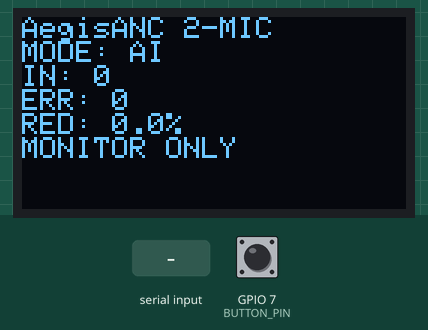
This program was run on a simulated ESP32-S3. On the bench: 128×64 one-colour display. The test bench sets the inputs (shaded band); at power-on: GPIO 7 (BUTTON_PIN) HIGH. I2S audio is not simulated (input reads silence); what the program prints to the serial monitor is not drawn.

Above: at 1.2 s.
1.3 s: GPIO 7 (BUTTON_PIN) pulled LOW for 0.15 s
At 2.7 s:
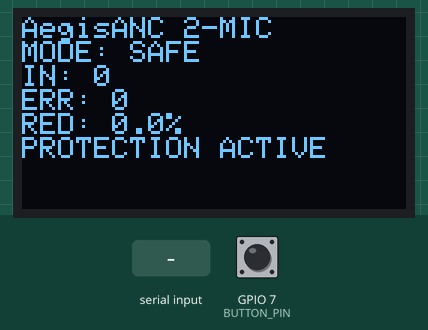
3.0 s: "MODE OFF\n" received over Serial
At 4.1 s:
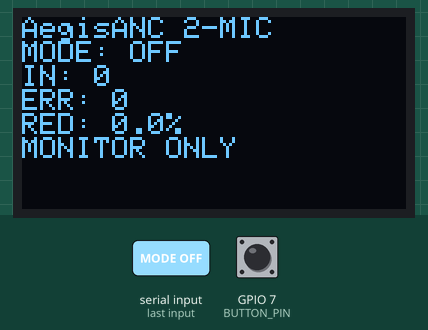
4.5 s: "MODE FIXED\n" received over Serial
At 5.3 s:
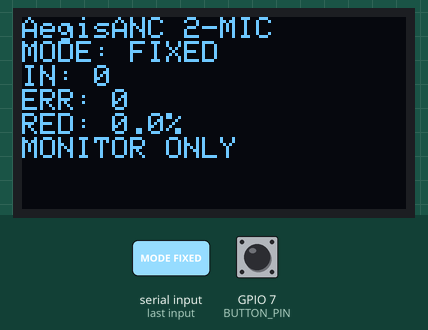
6.0 s: GPIO 7 (BUTTON_PIN) pulled LOW for 1 s
At 6.6 s:
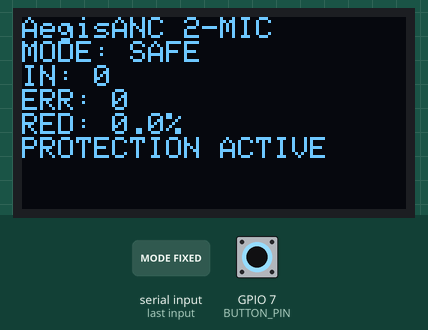
8.5 s: "ANC OFF\n" received over Serial
At 9.7 s:
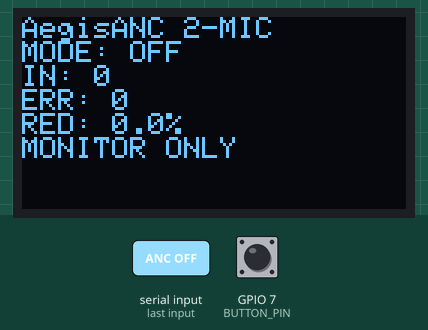
10.0 s: GPIO 7 (BUTTON_PIN) pulled LOW for 3.2 s
At 11.2 s:
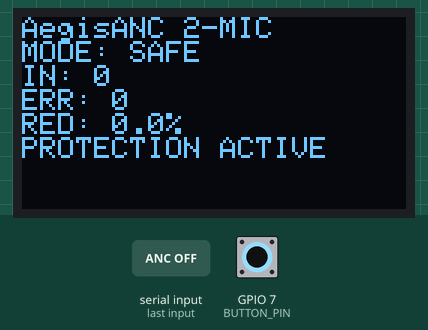
Timing chart, 0 to 13.0 s (numbered marks = the images above; inputs shaded):
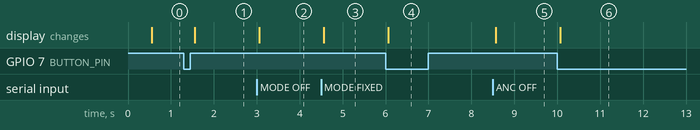

The program:

main.cpp
```cpp
#include <Arduino.h>
#include <driver/i2s.h>
#include <Wire.h>
#include <Adafruit_GFX.h>
#include <Adafruit_SSD1306.h>
#include "config.h"
#include "adaptive_filter.h"

enum class AncMode { OFF, FIXED, AI_ADAPTIVE, SAFE };
AncMode mode = AncMode::AI_ADAPTIVE;
NlmsFilter filter;
uint32_t dmaOverruns = 0, dmaUnderruns = 0;
float lastInput = 0, lastOutput = 0;
Adafruit_SSD1306 display(128, 64, &Wire, -1);
bool displayReady = false;

void initAudio() {
  i2s_config_t input = {};
  input.mode = (i2s_mode_t)(I2S_MODE_MASTER | I2S_MODE_RX); input.sample_rate = SAMPLE_RATE; input.bits_per_sample = I2S_BITS_PER_SAMPLE_32BIT; input.channel_format = MIC_CHANNEL_FORMAT; input.communication_format = I2S_COMM_FORMAT_I2S; input.intr_alloc_flags = ESP_INTR_FLAG_LEVEL1; input.dma_buf_count = 8; input.dma_buf_len = 64; input.use_apll = false; input.tx_desc_auto_clear = false; input.fixed_mclk = 0;
  i2s_pin_config_t inputPins = { .bck_io_num = MIC_BCLK, .ws_io_num = MIC_WS, .data_out_num = I2S_PIN_NO_CHANGE, .data_in_num = MIC_DATA };
  i2s_driver_install(I2S_NUM_0, &input, 0, nullptr); i2s_set_pin(I2S_NUM_0, &inputPins);
}
void initDisplay() {
  Wire.begin(OLED_SDA, OLED_SCL);
  displayReady = display.begin(SSD1306_SWITCHCAPVCC, OLED_ADDRESS);
  if (displayReady) { display.clearDisplay(); display.setTextColor(SSD1306_WHITE); display.setTextSize(1); display.setCursor(0, 0); display.println("AegisANC"); display.println("2-MIC MONITOR"); display.println("NO DAC OUTPUT"); display.display(); }
}
void updateDisplay(bool safe) {
  if (!displayReady) return;
  display.clearDisplay(); display.setCursor(0, 0); display.println("AegisANC 2-MIC"); display.print("MODE: "); display.println(mode == AncMode::SAFE ? "SAFE" : mode == AncMode::OFF ? "OFF" : mode == AncMode::FIXED ? "FIXED" : "AI"); display.print("IN: "); display.println(lastInput, 0); display.print("ERR: "); display.println(lastOutput, 0); display.print("RED: "); display.print(lastInput > 1 ? max(0.0f, (1.0f - lastOutput / lastInput) * 100.0f) : 0.0f, 1); display.println("%"); display.println(safe ? "PROTECTION ACTIVE" : "MONITOR ONLY"); display.display();
}
void handleCommand(String command) {
  command.trim();
  if (command == "MODE OFF" || command == "ANC OFF") mode = AncMode::OFF; else if (command == "MODE FIXED") mode = AncMode::FIXED; else if (command == "MODE AI" || command == "ANC ON") mode = AncMode::AI_ADAPTIVE; else if (command == "MODE SAFE") mode = AncMode::SAFE; else if (command == "RESET_FILTER") filter.reset();
  Serial.printf("{\"device\":\"AegisANC\",\"response\":\"%s\"}\n", command.c_str());
}
void setup() { Serial.begin(115200); pinMode(BUTTON_PIN, INPUT_PULLUP); filter.reset(); initAudio(); initDisplay(); Serial.println("{\"device\":\"AegisANC\",\"status\":\"2_MIC_MONITOR_READY\",\"audio_output\":\"NONE\"}"); }
void loop() {
  static String commandBuffer;
  while (Serial.available()) { char character = (char)Serial.read(); if (character == '\n') { handleCommand(commandBuffer); commandBuffer = ""; } else if (commandBuffer.length() < 64) commandBuffer += character; }
  int32_t raw[2] = { 0, 0 }; size_t received = 0;
  if (i2s_read(I2S_NUM_0, raw, sizeof(raw), &received, 20) != ESP_OK || received != sizeof(raw)) { ++dmaUnderruns; return; }
  const int16_t reference = (int16_t)(raw[0] >> 14); const int16_t microphone = (int16_t)(raw[1] >> 14); const bool safe = mode == AncMode::SAFE || abs(reference) > 30000 || abs(microphone) > 30000; if (safe) mode = AncMode::SAFE;
  if (digitalRead(BUTTON_PIN) == LOW) mode = AncMode::SAFE;
  const bool adapt = mode == AncMode::FIXED || mode == AncMode::AI_ADAPTIVE; if (mode != AncMode::OFF) filter.process(reference, microphone, adapt, mode == AncMode::AI_ADAPTIVE ? LEARNING_RATE : 0.001f);
  lastInput = filter.inputRms(); lastOutput = filter.outputRms(); static uint32_t reportAt = 0;
  if (millis() - reportAt > 500) { reportAt = millis(); const float reduction = lastInput > 1 ? max(0.0f, (1.0f - lastOutput / lastInput) * 100.0f) : 0; const char* modeName = mode == AncMode::SAFE ? "SAFE" : mode == AncMode::OFF ? "OFF" : mode == AncMode::FIXED ? "FIXED" : "AI_ADAPTIVE_ANC"; Serial.printf("{\"device\":\"AegisANC\",\"mode\":\"%s\",\"noise\":\"UNKNOWN\",\"confidence\":0,\"input_rms\":%.1f,\"output_rms\":%.1f,\"relative_reduction\":%.1f,\"snr_improvement\":0,\"latency_ms\":%.2f,\"speech_preserved\":true,\"alarm_passthrough\":true,\"mic_status\":\"OK\",\"dac_status\":\"NOT_INSTALLED\",\"dma_overruns\":%lu,\"dma_underruns\":%lu,\"safety\":\"%s\",\"classifier\":\"BASELINE_MONITOR\",\"audio_output\":\"NONE\"}\n", modeName, lastInput, lastOutput, reduction, 1000.0f / SAMPLE_RATE, dmaOverruns, dmaUnderruns, safe ? "SAFE_MODE" : "MONITOR_ONLY"); updateDisplay(safe); }
}
```

adaptive_filter.h
```cpp
#pragma once
#include <stdint.h>
#include "config.h"

class NlmsFilter {
 public:
  void reset();
  int16_t process(int16_t reference, int16_t microphone, bool adapt, float learningRate);
  float inputRms() const;
  float outputRms() const;
 private:
  float weights[FILTER_LENGTH] = {};
  float history[FILTER_LENGTH] = {};
  uint16_t position = 0;
  float inputEnergy = 0;
  float outputEnergy = 0;
  uint32_t samples = 0;
};
```

adaptive_filter.cpp
```cpp
#include "adaptive_filter.h"
#include <math.h>

void NlmsFilter::reset() { for (uint16_t i = 0; i < FILTER_LENGTH; ++i) { weights[i] = 0; history[i] = 0; } position = 0; inputEnergy = outputEnergy = 0; samples = 0; }
int16_t NlmsFilter::process(int16_t reference, int16_t microphone, bool adapt, float learningRate) {
  history[position] = reference / 32768.0f;
  float estimate = 0, energy = 0;
  for (uint16_t i = 0; i < FILTER_LENGTH; ++i) { uint16_t index = (position + FILTER_LENGTH - i) % FILTER_LENGTH; estimate += weights[i] * history[index]; energy += history[index] * history[index]; }
  const float error = microphone / 32768.0f + estimate;
  if (adapt && energy > 0.000001f) { for (uint16_t i = 0; i < FILTER_LENGTH; ++i) { uint16_t index = (position + FILTER_LENGTH - i) % FILTER_LENGTH; weights[i] -= learningRate * error * history[index] / (energy + 0.000001f); if (weights[i] > 0.5f) weights[i] = 0.5f; if (weights[i] < -0.5f) weights[i] = -0.5f; } }
  position = (position + 1) % FILTER_LENGTH; inputEnergy += (microphone / 32768.0f) * (microphone / 32768.0f); outputEnergy += error * error; ++samples;
  if (samples > SAMPLE_RATE) { inputEnergy *= 0.5f; outputEnergy *= 0.5f; samples /= 2; }
  float antiNoise = -estimate * OUTPUT_GAIN * 32767.0f; if (antiNoise > 8191) antiNoise = 8191; if (antiNoise < -8191) antiNoise = -8191; return (int16_t)antiNoise;
}
float NlmsFilter::inputRms() const { return samples ? sqrtf(inputEnergy / samples) * 32768.0f : 0; }
float NlmsFilter::outputRms() const { return samples ? sqrtf(outputEnergy / samples) * 32768.0f : 0; }
```

config.h
```cpp
#pragma once
#define SAMPLE_RATE 16000
#define FILTER_LENGTH 64
#define LEARNING_RATE 0.003f
#define OUTPUT_GAIN 0.10f
#define MIC_BCLK 14
#define MIC_WS 15
#define MIC_DATA 13
#define OLED_SDA 8
#define OLED_SCL 9
#define BUTTON_PIN 7
#define OLED_ADDRESS 0x3C
#define ENABLE_FXLMS 0
#define MIC_CHANNEL_FORMAT I2S_CHANNEL_FMT_RIGHT_LEFT
```

Measured:
- after the input at 1.3 s, the display: changes after 0.26 s (image 1)
- after the input at 3.0 s, the display: changes after 0.06 s (image 2)
- after the input at 4.5 s, the display: changes after 0.06 s (image 3)
- after the input at 6.0 s, the display: changes after 0.07 s (image 4)
- after the input at 8.5 s, the display: changes after 0.07 s (image 5)
- after the input at 10.0 s, the display: changes after 0.08 s (image 6)
